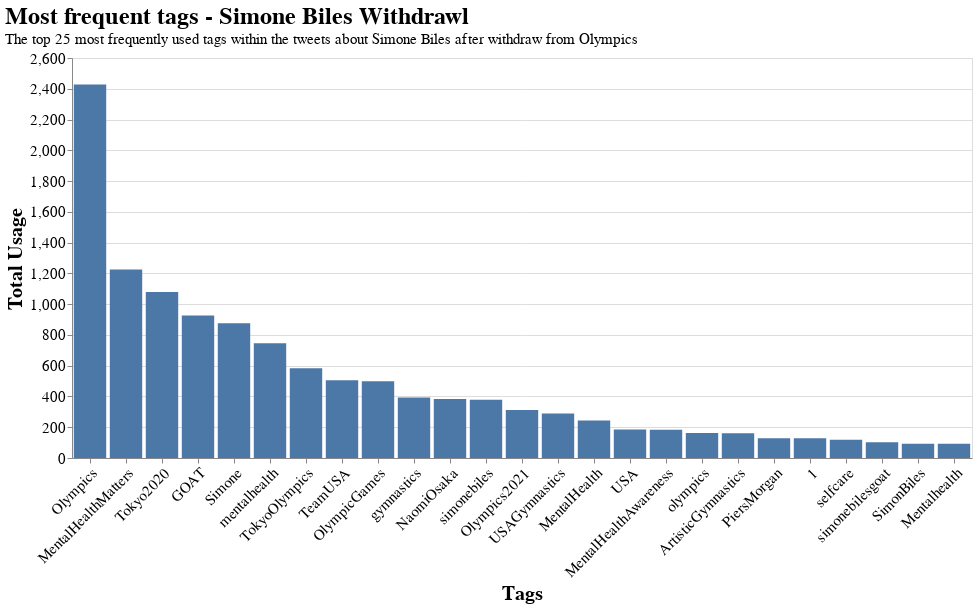

Notebook source saved alongside this figure:
### Code cell
c1=c[1:26]

alt.Chart(c1).mark_bar().encode(
    x=alt.X('tags',sort=['count'],title='Tags',axis=alt.Axis(labelAngle=-45)),
    y=alt.Y('count',title='Total Usage')
).properties(width=900,height=400,title={
      "text": ["Most frequent tags - Simone Biles Withdrawl"],
      "subtitle":["The top 25 most frequently used tags within the tweets about Simone Biles after withdraw from Olympics"]  
    }).configure_axis(
    labelFontSize=15,
    titleFontSize=20
).configure_title(
    anchor='start',
    fontSize = 24,
    subtitleFontSize = 15
)

### Figure 1 — Vega-Lite specification as saved in the notebook (floating-point values rounded to 4 significant figures)
{"config": {"view": {"continuousWidth": 400, "continuousHeight": 300}, "axis": {"labelFontSize": 15, "titleFontSize": 20}, "title": {"anchor": "start", "fontSize": 24, "subtitleFontSize": 15}}, "data": {"name": "data-4b33b455c9659f221826e8ab3f9a8d65"}, "mark": "bar", "encoding": {"x": {"type": "nominal", "axis": {"labelAngle": -45}, "field": "tags", "sort": ["count"], "title": "Tags"}, "y": {"type": "quantitative", "field": "count", "title": "Total Usage"}}, "height": 400, "title": {"text": ["Most frequent tags - Simone Biles Withdrawl"], "subtitle": ["The top 25 most frequently used tags within the tweets about Simone Biles after withdraw from Olympics"]}, "width": 900, "$schema": "https://vega.github.io/schema/vega-lite/v4.8.1.json", "datasets": {"data-4b33b455c9659f221826e8ab3f9a8d65": [{"tags": "Olympics", "count": 2427}, {"tags": "MentalHealthMatters", "count": 1225}, {"tags": "Tokyo2020", "count": 1079}, {"tags": "GOAT", "count": 926}, {"tags": "Simone", "count": 876}, {"tags": "mentalhealth", "count": 746}, {"tags": "TokyoOlympics", "count": 583}, {"tags": "TeamUSA", "count": 506}, {"tags": "OlympicGames", "count": 499}, {"tags": "gymnastics", "count": 393}, {"tags": "NaomiOsaka", "count": 383}, {"tags": "simonebiles", "count": 379}, {"tags": "Olympics2021", "count": 312}, {"tags": "USAGymnastics", "count": 289}, {"tags": "MentalHealth", "count": 244}, {"tags": "USA", "count": 186}, {"tags": "MentalHealthAwareness", "count": 184}, {"tags": "olympics", "count": 162}, {"tags": "ArtisticGymnastics", "count": 161}, {"tags": "PiersMorgan", "count": 129}, {"tags": "1", "count": 128}, {"tags": "selfcare", "count": 119}, {"tags": "simonebilesgoat", "count": 102}, {"tags": "SimonBiles", "count": 93}, {"tags": "Mentalhealth", "count": 92}]}}
